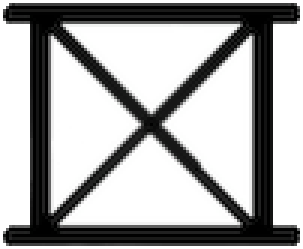
#> input picture Images/xAlt_25.PNG, 101 x 83 px (shown 3 times larger)
$ python xReplace_25_with_xALT_25.py
#> lines starting #> are read from the running program, lines starting #| are printed output that depends on the picture
import Image

''' Replace the broken D'ni 25 image with a new one. '''

#Image.open("Dni_25.png").save("Dni_25.png-_ORGINAL_WITH_BAD_MASK.png")

open_file = "xAlt_25.PNG"
save_file = None #"Dni_25.png"

pict_size = ( 194-14-2, 186-33-2 )

pict = Image.open( open_file ).resize( pict_size )
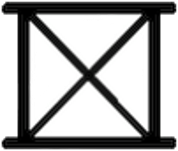
#> pict: PIL image 178x151 RGBA; mean R, G, B, A 121.2, 121.3, 121.2, 201.4; transparent parts drawn white
background = Image.new( mode = "RGBA", color=None, size=Image.open("Dni_00.png").size )
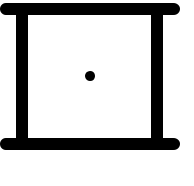
#> input picture Images/Dni_00.png, 194 x 186 px
#> background: PIL image 194x186 RGBA; every value is 0

background.paste( pict, (0,1), mask = pict )
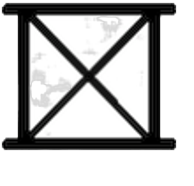
#> background: PIL image 194x186 RGBA; mean R, G, B, A 86.3, 86.4, 86.3, 147.2; transparent parts drawn white

#test = Image.open( "Dni_00.png" )
#background.paste( test, (0,0), mask = test)

background.show()
if save_file:
    background.save( save_file )
